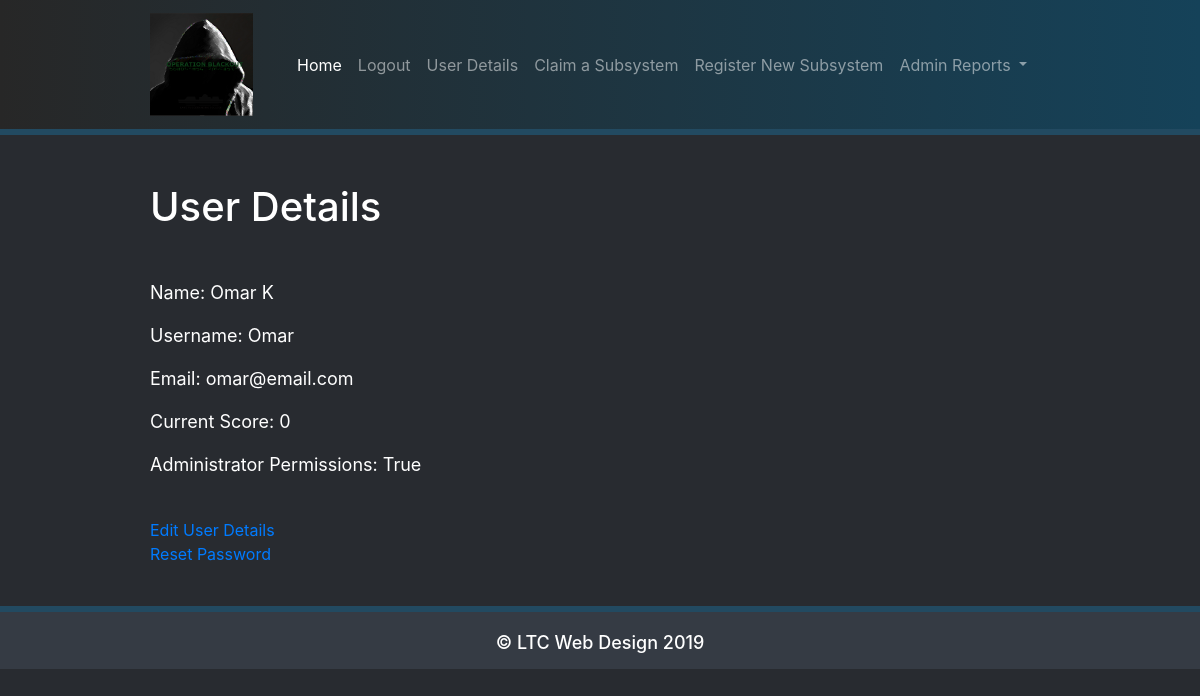
Page /user (signed in) on the earlier database version.
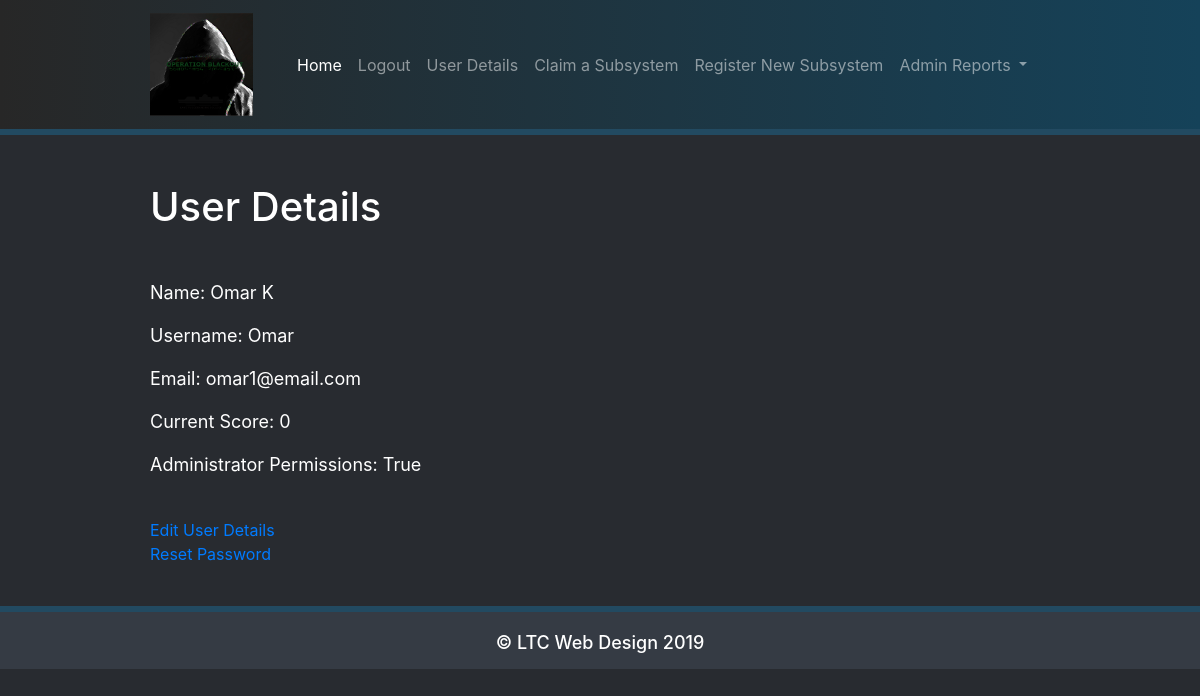
Same page on the later database version.
### models.py (models this page shows, shortened)
class User(UserMixin, db.Model):
    id = db.Column(db.Integer, primary_key=True)
    name = db.Column(db.String(64), index=True, unique=True)
    username = db.Column(db.String(64), index=True, unique=True)
    email = db.Column(db.String(120), index=True, unique=True)
    password_hash = db.Column(db.String(128))
    is_administrator = db.Column(db.Boolean)
    current_score = db.Column(db.Integer)
    def is_admin(self):
        if self.is_administrator == bool('true'):
            print("{} is an Administrator".format(self.username))
            return True
        else:
            print("{} is a Regular User".format(self.username))
            return False

### app.py (the view)
@app.route('/user', )
@login_required
def user_details():
    return render_template("user.html", title="User Details", user=current_user)

### models.py (called while the page is built)
@login.user_loader
def load_user(id):
    return User.query.get(int(id))

### templates/user.html
{% extends 'base.html' %}
{% block header %}
    <h1>{% block title %} {{ title }}   {% endblock %}</h1>
{% endblock %}
{% block content %}
    <p>Name: {{ user.name }}</p>
    <p>Username: {{ user.username }}</p>
    <p>Email: {{ user.email }}</p>
    <p>Current Score: {{ user.current_score }}</p>
    <p>Administrator Permissions: {{ user.is_administrator }}</p>
    <br>
    <a href=\edit_user\{{user.id}}>Edit User Details</a> <br>
    <a href=\reset_password\{{ user.id }}>Reset Password</a>
{% endblock %}

Differences in the rows shown:
changed User "Omar K": email "omar@email.com" → "omar1@email.com"
